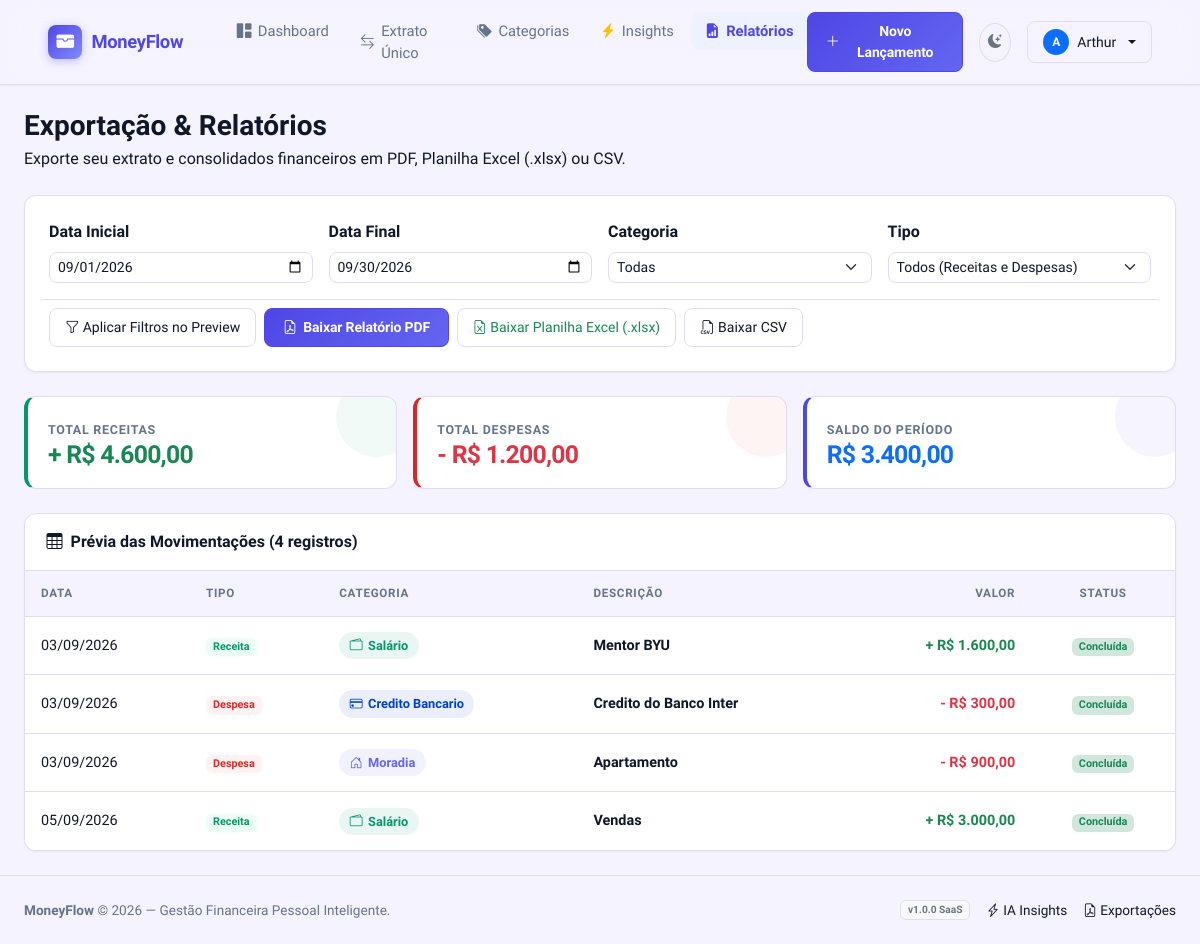
Page /reports/ (signed in) on the earlier database version.
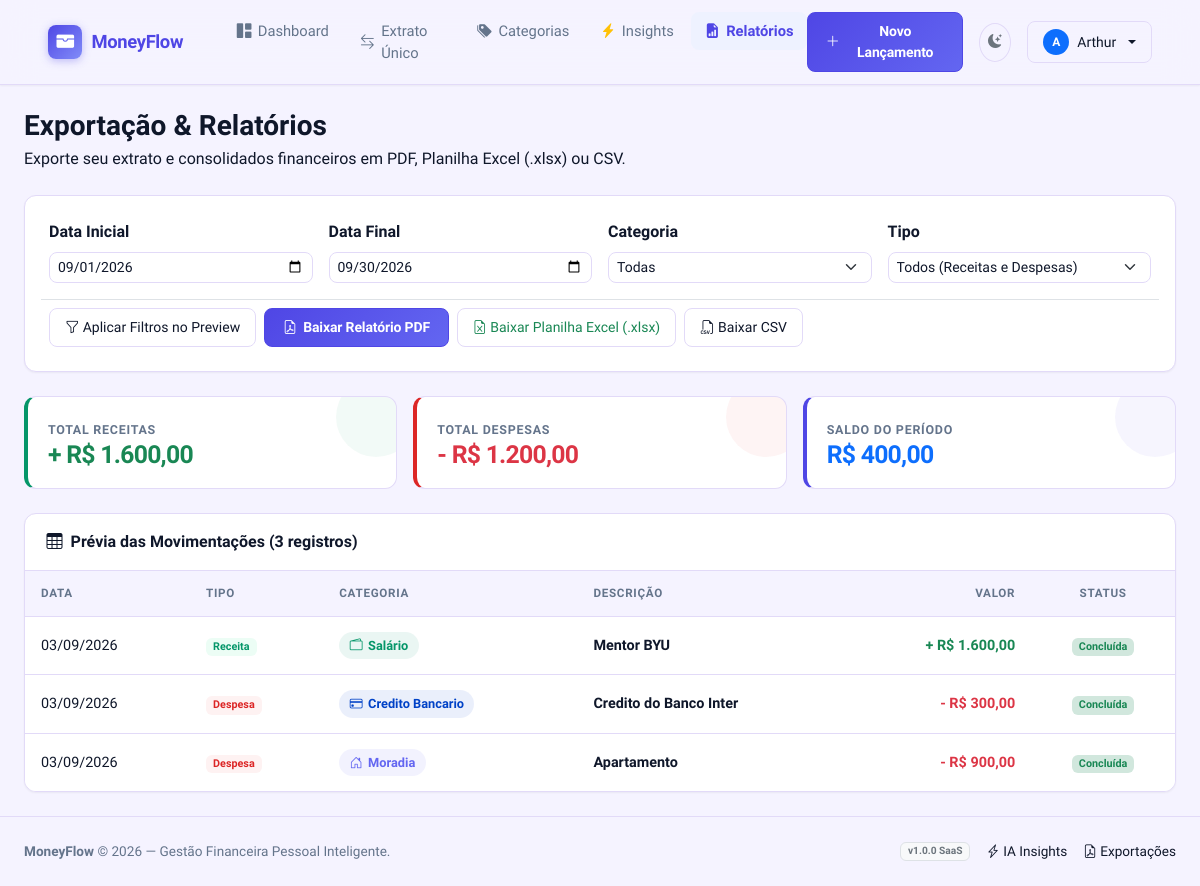
Same page on the later database version.
### apps/finance/models.py (models this page shows, shortened)
class Transaction(UserOwnedModel):
    TYPE_CHOICES = [
        ('INCOME', 'Receita'),
        ('EXPENSE', 'Despesa'),
    ]
    STATUS_CHOICES = [
        ('COMPLETED', 'Concluída'),
        ('PENDING', 'Pendente'),
    ]
    category = models.ForeignKey(
        Category,
        on_delete=models.CASCADE,
        related_name='transactions',
        verbose_name='Categoria',
    )
    amount = models.DecimalField(
        'Valor',
        max_digits=12,
        decimal_places=2,
        help_text='Valor da movimentação em reais.',
    )
    transaction_type = models.CharField(
        'Tipo',
        max_length=10,
        choices=TYPE_CHOICES,
    )
    description = models.CharField(
        'Descrição',
        max_length=255,
        help_text='Breve descrição da movimentação.',
    )
    date = models.DateField(
        'Data',
        db_index=True,
    )
    status = models.CharField(
        'Status',
        max_length=10,
        choices=STATUS_CHOICES,
        default='COMPLETED',
    )
    notes = models.TextField(
        'Observações',
        blank=True,
        default='',
        help_text='Notas opcionais sobre a movimentação.',
    )
    class Meta:
        verbose_name = 'Movimentação'
        verbose_name_plural = 'Movimentações'
        ordering = ['-date', '-created_at']
        indexes = [
            models.Index(fields=['user', 'date'], name='idx_transaction_user_date'),
            models.Index(fields=['user', 'transaction_type'], name='idx_transaction_user_type'),
            models.Index(fields=['user', 'category'], name='idx_transaction_user_cat'),
        ]
    @property
    def is_income(self):
        return self.transaction_type == 'INCOME'

class Category(models.Model):
    TYPE_SCOPE_CHOICES = [
        ('INCOME', 'Receita'),
        ('EXPENSE', 'Despesa'),
        ('BOTH', 'Ambos'),
    ]
    user = models.ForeignKey(
        settings.AUTH_USER_MODEL,
        on_delete=models.CASCADE,
        related_name='categories',
        verbose_name='Usuário',
    )
    name = models.CharField('Nome', max_length=100)
    slug = models.SlugField('Slug', max_length=120, blank=True)
    color_hex = models.CharField(
        'Cor (HEX)',
        max_length=7,
        default='#6B7280',
        help_text='Cor hexadecimal para gráficos e badges.',
    )
    icon = models.CharField(
        'Ícone',
        max_length=50,
        default='bi-tag',
        help_text='Classe do Bootstrap Icons (ex: bi-cart-check).',
    )
    type_scope = models.CharField(
        'Tipo',
        max_length=10,
        choices=TYPE_SCOPE_CHOICES,
        default='EXPENSE',
        help_text='Define se a categoria aparece em receitas, despesas ou ambos.',
    )
    is_default = models.BooleanField(
        'Categoria padrão',
        default=False,
        help_text='Categorias padrão são criadas automaticamente para novos usuários.',
    )
    is_active = models.BooleanField('Ativa', default=True)
    objects = models.Manager()
    class Meta:
        verbose_name = 'Categoria'
        verbose_name_plural = 'Categorias'
        ordering = ['name']
        constraints = [
            models.UniqueConstraint(
                fields=['user', 'name'],
                name='unique_category_per_user',
            )
        ]

### apps/reports/views.py (the view, shortened to what this page needs)
# urls.py: path('', views.report_generator_view, name='generator'),
@login_required
def report_generator_view(request):
    today = date.today()
    first_day_curr_month = date(today.year, today.month, 1).strftime('%Y-%m-%d')
    last_day_curr_month = date(today.year, today.month, calendar.monthrange(today.year, today.month)[1]).strftime('%Y-%m-%d')
    date_from_str = request.GET.get('date_from', first_day_curr_month)
    date_to_str = request.GET.get('date_to', last_day_curr_month)
    category_id = request.GET.get('category', '')
    transaction_type = request.GET.get('type', '')
    export_format = request.GET.get('export', '')
    date_from = datetime.strptime(date_from_str, '%Y-%m-%d').date() if date_from_str else None
    date_to = datetime.strptime(date_to_str, '%Y-%m-%d').date() if date_to_str else None
    transactions = get_filtered_transactions(
        user=request.user,
        date_from=date_from,
        date_to=date_to,
        category_id=category_id if category_id else None,
        transaction_type=transaction_type if transaction_type else None,
    )
    if export_format == 'csv':
        content = export_transactions_csv(transactions)
        filename = f"relatorio_financeiro_{date.today().strftime('%Y%m%d')}.csv"
        response = HttpResponse(content, content_type='text/csv; charset=utf-8')
        response['Content-Disposition'] = f'attachment; filename="{filename}"'
        return response
    elif export_format == 'pdf':
        content = export_transactions_pdf(transactions, request.user, date_from, date_to)
        filename = f"relatorio_financeiro_{date.today().strftime('%Y%m%d')}.pdf"
        response = HttpResponse(content, content_type='application/pdf')
        response['Content-Disposition'] = f'inline; filename="{filename}"'
        return response
    categories = Category.objects.filter(user=request.user, is_active=True)
    total_income = sum(t.amount for t in transactions if t.transaction_type == 'INCOME')
    total_expense = sum(t.amount for t in transactions if t.transaction_type == 'EXPENSE')
    balance = total_income - total_expense
    context = {
        'transactions': transactions,
        'categories': categories,
        'date_from': date_from_str,
        'date_to': date_to_str,
        'category_id': category_id,
        'transaction_type': transaction_type,
        'total_income': total_income,
        'total_expense': total_expense,
        'balance': balance,
    }
    return render(request, 'reports/report_generator.html', context)

### apps/core/models.py (called while the page is built)
    def for_user(self, user):
        return self.get_queryset().filter(user=user, is_deleted=False)

### apps/reports/services.py (called while the page is built)
def get_filtered_transactions(user, date_from=None, date_to=None, category_id=None, transaction_type=None):
    qs = Transaction.objects.for_user(user).select_related('category')
    if date_from:
        qs = qs.filter(date__gte=date_from)
    if date_to:
        qs = qs.filter(date__lte=date_to)
    if category_id:
        qs = qs.filter(category_id=category_id)
    if transaction_type:
        qs = qs.filter(transaction_type=transaction_type)
    return qs.order_by('date', 'created_at')

### templates/reports/report_generator.html (shortened to what the changed rows need)
{% extends 'base.html' %}
{% load humanize %}
{% block content %}
<div class="container-fluid px-lg-4">
  <div class="d-flex flex-column flex-md-row align-items-md-center justify-content-between gap-3 mb-4">
    <div>
      <h1 class="h3 fw-bold text-main mb-1">Exportação & Relatórios</h1>
    </div>
  </div>
  <div class="row g-3 mb-4">
    <div class="col-md-4">
      <div class="metric-card metric-card-income">
        <span class="metric-label">Total Receitas</span>
        <div class="metric-value text-success tabular-nums">+ R$ {{ total_income|floatformat:2|intcomma }}</div>
      </div>
    </div>
    <div class="col-md-4">
      <div class="metric-card metric-card-balance">
        <span class="metric-label">Saldo do Período</span>
        <div class="metric-value text-primary tabular-nums">R$ {{ balance|floatformat:2|intcomma }}</div>
      </div>
    </div>
  </div>
  <div class="saas-card">
    <div class="saas-card-header">
      <h6 class="fw-bold mb-0 text-main"><i class="bi bi-table me-2"></i>Prévia das Movimentações ({{ transactions|length }} registros)</h6>
    </div>
    <div class="table-responsive">
      <table class="custom-table mb-0">
        <thead>
          <tr>
            <th>Data</th>
            <th>Tipo</th>
            <th>Categoria</th>
            <th>Descrição</th>
            <th class="text-end">Valor</th>
            <th class="text-center">Status</th>
          </tr>
        </thead>
        <tbody>
          {% for t in transactions %}
          <tr>
            <td class="text-main">{{ t.date|date:"d/m/Y" }}</td>
            <td>
              {% if t.is_income %}<span class="badge badge-income">Receita</span>{% else %}<span class="badge badge-expense">Despesa</span>{% endif %}
            </td>
            <td>
              <span class="category-badge" style="background-color: {{ t.category.color_hex }}15; color: {{ t.category.color_hex }};">
                <i class="bi {{ t.category.icon }}"></i> {{ t.category.name }}
              </span>
            </td>
            <td class="fw-semibold">{{ t.description }}</td>
            <td class="text-end fw-bold tabular-nums {% if t.is_income %}text-success{% else %}text-danger{% endif %}">
              {% if t.is_income %}+{% else %}-{% endif %} R$ {{ t.amount|floatformat:2|intcomma }}
            </td>
            <td class="text-center">
              {% if t.status == 'COMPLETED' %}<span class="badge bg-success-subtle text-success">Concluída</span>{% else %}<span class="badge bg-warning-subtle text-warning">Pendente</span>{% endif %}
            </td>
          </tr>
          {% empty %}
          <tr>
            <td colspan="6" class="text-center py-4 text-main">Nenhum registro encontrado para os filtros selecionados.</td>
          </tr>
          {% endfor %}
        </tbody>
      </table>
    </div>
  </div>
</div>
{% endblock %}

Differences in the rows shown:
no longer on this page (row edited): Transaction: date "05/09/2026", transaction_type "Receita", category.name "Salário", description "Vendas", amount "3.000,00", status "Concluída"
Other differences:
{{ total_income|floatformat:2|intcomma }}: "4.600,00" → "1.600,00"
{{ balance|floatformat:2|intcomma }}: "3.400,00" → "400,00"
{{ transactions|length }}: "4" → "3"
